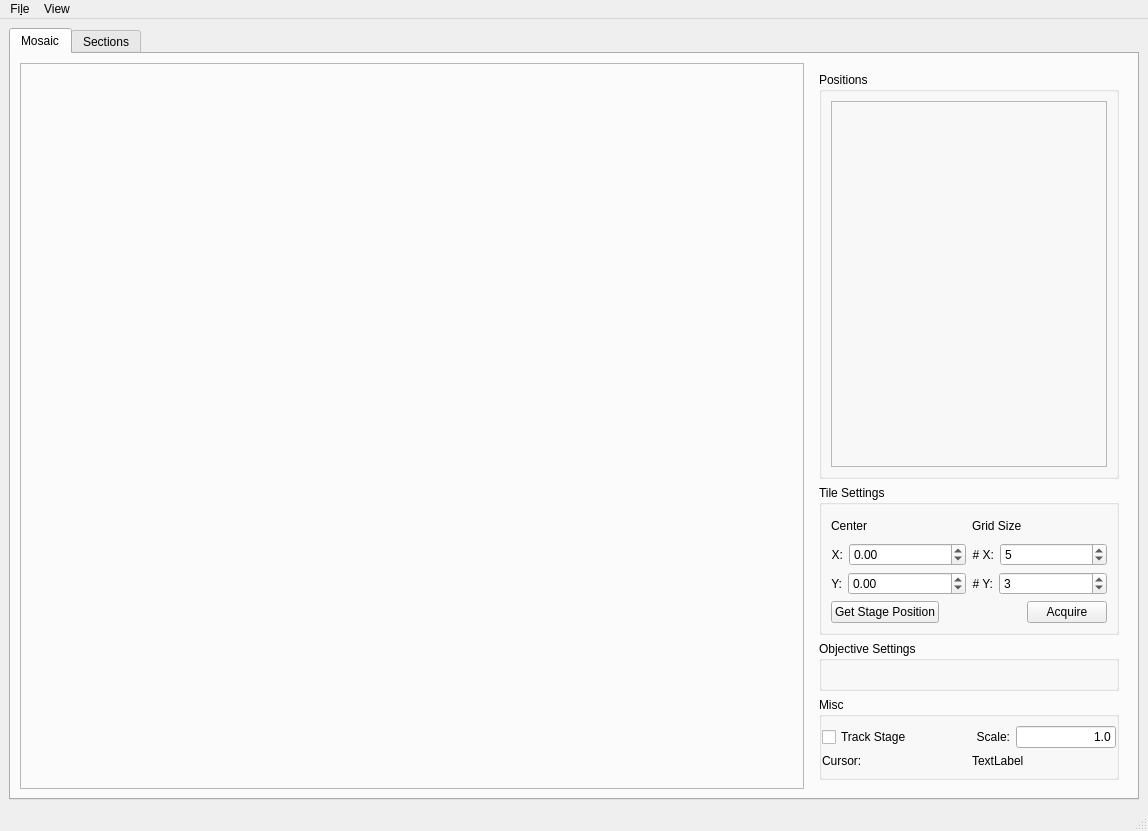
<?xml version="1.0" encoding="UTF-8"?>
<ui version="4.0">
 <class>MainWindow</class>
 <widget class="QMainWindow" name="MainWindow">
  <property name="geometry">
   <rect>
    <x>0</x>
    <y>0</y>
    <width>1148</width>
    <height>831</height>
   </rect>
  </property>
  <property name="windowTitle">
   <string>Steve</string>
  </property>
  <widget class="QWidget" name="centralwidget">
   <layout class="QGridLayout" name="gridLayout_2">
    <item row="0" column="0">
     <widget class="QTabWidget" name="tabWidget">
      <property name="currentIndex">
       <number>0</number>
      </property>
      <widget class="QWidget" name="mosaicTab">
       <attribute name="title">
        <string>Mosaic</string>
       </attribute>
       <layout class="QHBoxLayout" name="horizontalLayout_2">
        <item>
         <widget class="QFrame" name="mosaicFrame">
          <property name="frameShape">
           <enum>QFrame::StyledPanel</enum>
          </property>
          <property name="frameShadow">
           <enum>QFrame::Raised</enum>
          </property>
         </widget>
        </item>
        <item>
         <widget class="QWidget" name="widget" native="true">
          <property name="sizePolicy">
           <sizepolicy hsizetype="Maximum" vsizetype="Preferred">
            <horstretch>0</horstretch>
            <verstretch>0</verstretch>
           </sizepolicy>
          </property>
          <property name="minimumSize">
           <size>
            <width>0</width>
            <height>0</height>
           </size>
          </property>
          <property name="maximumSize">
           <size>
            <width>16777215</width>
            <height>100000</height>
           </size>
          </property>
          <layout class="QVBoxLayout" name="verticalLayout_2">
           <item>
            <widget class="QGroupBox" name="positionsGroupBox">
             <property name="sizePolicy">
              <sizepolicy hsizetype="Preferred" vsizetype="Expanding">
               <horstretch>0</horstretch>
               <verstretch>0</verstretch>
              </sizepolicy>
             </property>
             <property name="minimumSize">
              <size>
               <width>0</width>
               <height>0</height>
              </size>
             </property>
             <property name="maximumSize">
              <size>
               <width>10000</width>
               <height>10000</height>
              </size>
             </property>
             <property name="title">
              <string>Positions</string>
             </property>
             <layout class="QVBoxLayout" name="verticalLayout_4">
              <item>
               <widget class="QFrame" name="positionsFrame">
                <property name="frameShape">
                 <enum>QFrame::StyledPanel</enum>
                </property>
                <property name="frameShadow">
                 <enum>QFrame::Raised</enum>
                </property>
               </widget>
              </item>
             </layout>
            </widget>
           </item>
           <item>
            <widget class="QGroupBox" name="tilesGroupBox">
             <property name="minimumSize">
              <size>
               <width>300</width>
               <height>150</height>
              </size>
             </property>
             <property name="maximumSize">
              <size>
               <width>300</width>
               <height>300</height>
              </size>
             </property>
             <property name="title">
              <string>Tile Settings</string>
             </property>
             <layout class="QVBoxLayout" name="verticalLayout_8">
              <item>
               <layout class="QHBoxLayout" name="horizontalLayout_8">
                <item>
                 <layout class="QVBoxLayout" name="verticalLayout_3">
                  <item>
                   <widget class="QLabel" name="startingPositionLabel">
                    <property name="font">
                     <font>
                      <weight>50</weight>
                      <bold>false</bold>
                     </font>
                    </property>
                    <property name="text">
                     <string>Center</string>
                    </property>
                    <property name="alignment">
                     <set>Qt::AlignLeading|Qt::AlignLeft|Qt::AlignVCenter</set>
                    </property>
                   </widget>
                  </item>
                  <item>
                   <layout class="QHBoxLayout" name="horizontalLayout_4">
                    <item>
                     <widget class="QLabel" name="xPosLabel">
                      <property name="text">
                       <string>X:</string>
                      </property>
                      <property name="alignment">
                       <set>Qt::AlignRight|Qt::AlignTrailing|Qt::AlignVCenter</set>
                      </property>
                     </widget>
                    </item>
                    <item>
                     <widget class="QDoubleSpinBox" name="xStartPosSpinBox">
                      <property name="sizePolicy">
                       <sizepolicy hsizetype="MinimumExpanding" vsizetype="Fixed">
                        <horstretch>0</horstretch>
                        <verstretch>0</verstretch>
                       </sizepolicy>
                      </property>
                      <property name="minimum">
                       <double>-50000.000000000000000</double>
                      </property>
                      <property name="maximum">
                       <double>50000.000000000000000</double>
                      </property>
                     </widget>
                    </item>
                   </layout>
                  </item>
                  <item>
                   <layout class="QHBoxLayout" name="horizontalLayout_6">
                    <item>
                     <widget class="QLabel" name="yPosLabel">
                      <property name="text">
                       <string>Y:</string>
                      </property>
                      <property name="alignment">
                       <set>Qt::AlignRight|Qt::AlignTrailing|Qt::AlignVCenter</set>
                      </property>
                     </widget>
                    </item>
                    <item>
                     <widget class="QDoubleSpinBox" name="yStartPosSpinBox">
                      <property name="sizePolicy">
                       <sizepolicy hsizetype="MinimumExpanding" vsizetype="Fixed">
                        <horstretch>0</horstretch>
                        <verstretch>0</verstretch>
                       </sizepolicy>
                      </property>
                      <property name="minimum">
                       <double>-50000.000000000000000</double>
                      </property>
                      <property name="maximum">
                       <double>500000.000000000000000</double>
                      </property>
                     </widget>
                    </item>
                   </layout>
                  </item>
                 </layout>
                </item>
                <item>
                 <layout class="QVBoxLayout" name="verticalLayout_7">
                  <item>
                   <widget class="QLabel" name="gridDimLabel">
                    <property name="font">
                     <font>
                      <weight>50</weight>
                      <bold>false</bold>
                     </font>
                    </property>
                    <property name="text">
                     <string>Grid Size</string>
                    </property>
                    <property name="alignment">
                     <set>Qt::AlignLeading|Qt::AlignLeft|Qt::AlignVCenter</set>
                    </property>
                   </widget>
                  </item>
                  <item>
                   <layout class="QHBoxLayout" name="horizontalLayout_5">
                    <item>
                     <widget class="QLabel" name="numXLabel">
                      <property name="text">
                       <string># X:</string>
                      </property>
                      <property name="alignment">
                       <set>Qt::AlignRight|Qt::AlignTrailing|Qt::AlignVCenter</set>
                      </property>
                     </widget>
                    </item>
                    <item>
                     <widget class="QSpinBox" name="xSpinBox">
                      <property name="sizePolicy">
                       <sizepolicy hsizetype="MinimumExpanding" vsizetype="Fixed">
                        <horstretch>0</horstretch>
                        <verstretch>0</verstretch>
                       </sizepolicy>
                      </property>
                      <property name="minimum">
                       <number>1</number>
                      </property>
                      <property name="value">
                       <number>5</number>
                      </property>
                     </widget>
                    </item>
                   </layout>
                  </item>
                  <item>
                   <layout class="QHBoxLayout" name="horizontalLayout_7">
                    <item>
                     <widget class="QLabel" name="numYLabel">
                      <property name="text">
                       <string># Y:</string>
                      </property>
                      <property name="alignment">
                       <set>Qt::AlignRight|Qt::AlignTrailing|Qt::AlignVCenter</set>
                      </property>
                     </widget>
                    </item>
                    <item>
                     <widget class="QSpinBox" name="ySpinBox">
                      <property name="sizePolicy">
                       <sizepolicy hsizetype="MinimumExpanding" vsizetype="Fixed">
                        <horstretch>0</horstretch>
                        <verstretch>0</verstretch>
                       </sizepolicy>
                      </property>
                      <property name="minimum">
                       <number>1</number>
                      </property>
                      <property name="value">
                       <number>3</number>
                      </property>
                     </widget>
                    </item>
                   </layout>
                  </item>
                 </layout>
                </item>
               </layout>
              </item>
              <item>
               <layout class="QHBoxLayout" name="horizontalLayout_10">
                <item>
                 <widget class="QPushButton" name="getStagePosButton">
                  <property name="maximumSize">
                   <size>
                    <width>150</width>
                    <height>16777215</height>
                   </size>
                  </property>
                  <property name="text">
                   <string>Get Stage Position</string>
                  </property>
                 </widget>
                </item>
                <item>
                 <spacer name="horizontalSpacer_2">
                  <property name="orientation">
                   <enum>Qt::Horizontal</enum>
                  </property>
                  <property name="sizeHint" stdset="0">
                   <size>
                    <width>40</width>
                    <height>20</height>
                   </size>
                  </property>
                 </spacer>
                </item>
                <item>
                 <widget class="QPushButton" name="imageGridButton">
                  <property name="maximumSize">
                   <size>
                    <width>150</width>
                    <height>16777215</height>
                   </size>
                  </property>
                  <property name="text">
                   <string>Acquire</string>
                  </property>
                 </widget>
                </item>
               </layout>
              </item>
             </layout>
            </widget>
           </item>
           <item>
            <widget class="ObjectivesGroupBox" name="objectivesGroupBox">
             <property name="minimumSize">
              <size>
               <width>250</width>
               <height>50</height>
              </size>
             </property>
             <property name="maximumSize">
              <size>
               <width>300</width>
               <height>300</height>
              </size>
             </property>
             <property name="title">
              <string>Objective Settings</string>
             </property>
            </widget>
           </item>
           <item>
            <widget class="QGroupBox" name="miscGroupBox">
             <property name="minimumSize">
              <size>
               <width>0</width>
               <height>20</height>
              </size>
             </property>
             <property name="title">
              <string>Misc</string>
             </property>
             <layout class="QVBoxLayout" name="verticalLayout">
              <property name="leftMargin">
               <number>0</number>
              </property>
              <property name="rightMargin">
               <number>0</number>
              </property>
              <item>
               <layout class="QHBoxLayout" name="horizontalLayout">
                <item>
                 <widget class="QCheckBox" name="trackStageCheckBox">
                  <property name="text">
                   <string>Track Stage</string>
                  </property>
                 </widget>
                </item>
                <item>
                 <widget class="QLabel" name="scaleLabel">
                  <property name="text">
                   <string>Scale:</string>
                  </property>
                  <property name="alignment">
                   <set>Qt::AlignRight|Qt::AlignTrailing|Qt::AlignVCenter</set>
                  </property>
                 </widget>
                </item>
                <item>
                 <widget class="QLineEdit" name="scaleLineEdit">
                  <property name="sizePolicy">
                   <sizepolicy hsizetype="Preferred" vsizetype="Fixed">
                    <horstretch>0</horstretch>
                    <verstretch>0</verstretch>
                   </sizepolicy>
                  </property>
                  <property name="maximumSize">
                   <size>
                    <width>100</width>
                    <height>16777215</height>
                   </size>
                  </property>
                  <property name="text">
                   <string>1.0</string>
                  </property>
                  <property name="alignment">
                   <set>Qt::AlignRight|Qt::AlignTrailing|Qt::AlignVCenter</set>
                  </property>
                 </widget>
                </item>
               </layout>
              </item>
              <item>
               <layout class="QHBoxLayout" name="horizontalLayout_9">
                <item>
                 <widget class="QLabel" name="cursorPosition">
                  <property name="sizePolicy">
                   <sizepolicy hsizetype="Preferred" vsizetype="Fixed">
                    <horstretch>0</horstretch>
                    <verstretch>0</verstretch>
                   </sizepolicy>
                  </property>
                  <property name="text">
                   <string>Cursor:</string>
                  </property>
                  <property name="alignment">
                   <set>Qt::AlignLeading|Qt::AlignLeft|Qt::AlignVCenter</set>
                  </property>
                 </widget>
                </item>
                <item>
                 <widget class="QLabel" name="mosaicLabel">
                  <property name="sizePolicy">
                   <sizepolicy hsizetype="Preferred" vsizetype="Fixed">
                    <horstretch>0</horstretch>
                    <verstretch>0</verstretch>
                   </sizepolicy>
                  </property>
                  <property name="text">
                   <string>TextLabel</string>
                  </property>
                  <property name="alignment">
                   <set>Qt::AlignLeading|Qt::AlignLeft|Qt::AlignVCenter</set>
                  </property>
                 </widget>
                </item>
               </layout>
              </item>
             </layout>
            </widget>
           </item>
          </layout>
         </widget>
        </item>
       </layout>
      </widget>
      <widget class="QWidget" name="sectionsTab">
       <attribute name="title">
        <string>Sections</string>
       </attribute>
       <layout class="QHBoxLayout" name="horizontalLayout_3">
        <item>
         <widget class="QFrame" name="sectionsDisplayFrame">
          <property name="frameShape">
           <enum>QFrame::StyledPanel</enum>
          </property>
          <property name="frameShadow">
           <enum>QFrame::Raised</enum>
          </property>
         </widget>
        </item>
        <item>
         <widget class="QWidget" name="sectionsWidget" native="true">
          <property name="minimumSize">
           <size>
            <width>0</width>
            <height>0</height>
           </size>
          </property>
          <property name="maximumSize">
           <size>
            <width>300</width>
            <height>16777215</height>
           </size>
          </property>
          <layout class="QVBoxLayout" name="verticalLayout_5">
           <item>
            <widget class="QGroupBox" name="sectionsGroupBox">
             <property name="maximumSize">
              <size>
               <width>100000</width>
               <height>16777215</height>
              </size>
             </property>
             <property name="title">
              <string>Sections</string>
             </property>
             <layout class="QVBoxLayout" name="verticalLayout_6">
              <item>
               <widget class="QScrollArea" name="sectionsScrollArea">
                <property name="sizePolicy">
                 <sizepolicy hsizetype="Preferred" vsizetype="Preferred">
                  <horstretch>0</horstretch>
                  <verstretch>0</verstretch>
                 </sizepolicy>
                </property>
                <property name="widgetResizable">
                 <bool>true</bool>
                </property>
                <widget class="QWidget" name="scrollAreaWidgetContents_2">
                 <property name="geometry">
                  <rect>
                   <x>0</x>
                   <y>0</y>
                   <width>98</width>
                   <height>28</height>
                  </rect>
                 </property>
                </widget>
               </widget>
              </item>
             </layout>
            </widget>
           </item>
           <item>
            <widget class="QGroupBox" name="sectionViewSettingsGroupBox">
             <property name="maximumSize">
              <size>
               <width>16777215</width>
               <height>120</height>
              </size>
             </property>
             <property name="title">
              <string>Section View Settings</string>
             </property>
             <layout class="QGridLayout" name="gridLayout">
              <item row="1" column="0">
               <widget class="QLabel" name="thresholdLabel">
                <property name="text">
                 <string>Threshold</string>
                </property>
               </widget>
              </item>
              <item row="4" column="1">
               <widget class="QSlider" name="foregroundOpacitySlider">
                <property name="sizePolicy">
                 <sizepolicy hsizetype="Preferred" vsizetype="Preferred">
                  <horstretch>0</horstretch>
                  <verstretch>0</verstretch>
                 </sizepolicy>
                </property>
                <property name="maximum">
                 <number>100</number>
                </property>
                <property name="value">
                 <number>50</number>
                </property>
                <property name="orientation">
                 <enum>Qt::Horizontal</enum>
                </property>
               </widget>
              </item>
              <item row="0" column="0">
               <widget class="QCheckBox" name="moveAllSectionsCheckBox">
                <property name="text">
                 <string>Move All Sections</string>
                </property>
               </widget>
              </item>
              <item row="4" column="0">
               <widget class="QLabel" name="foregroundOpacityLabel">
                <property name="text">
                 <string>Section Opacity</string>
                </property>
               </widget>
              </item>
              <item row="0" column="1">
               <widget class="QCheckBox" name="showFeaturesCheckBox">
                <property name="text">
                 <string>Show Features</string>
                </property>
               </widget>
              </item>
              <item row="2" column="0">
               <widget class="QLabel" name="backgroundLabel">
                <property name="text">
                 <string>Background Type</string>
                </property>
               </widget>
              </item>
              <item row="2" column="1">
               <widget class="QComboBox" name="backgroundComboBox">
                <item>
                 <property name="text">
                  <string>Mean</string>
                 </property>
                </item>
               </widget>
              </item>
              <item row="1" column="1">
               <widget class="QSlider" name="thresholdSlider">
                <property name="sizePolicy">
                 <sizepolicy hsizetype="Preferred" vsizetype="Preferred">
                  <horstretch>0</horstretch>
                  <verstretch>0</verstretch>
                 </sizepolicy>
                </property>
                <property name="maximum">
                 <number>100</number>
                </property>
                <property name="value">
                 <number>50</number>
                </property>
                <property name="orientation">
                 <enum>Qt::Horizontal</enum>
                </property>
               </widget>
              </item>
             </layout>
            </widget>
           </item>
          </layout>
         </widget>
        </item>
       </layout>
      </widget>
     </widget>
    </item>
   </layout>
  </widget>
  <widget class="QMenuBar" name="menubar">
   <property name="geometry">
    <rect>
     <x>0</x>
     <y>0</y>
     <width>1148</width>
     <height>25</height>
    </rect>
   </property>
   <widget class="QMenu" name="menuFile">
    <property name="title">
     <string>Fi&amp;le</string>
    </property>
    <addaction name="actionSet_Working_Directory"/>
    <addaction name="separator"/>
    <addaction name="actionDelete_Images"/>
    <addaction name="actionLoad_Movie"/>
    <addaction name="actionLoad_Mosaic"/>
    <addaction name="actionLoad_Positions"/>
    <addaction name="actionSave_Mosaic"/>
    <addaction name="actionSave_Positions"/>
    <addaction name="actionSave_Snapshot"/>
    <addaction name="separator"/>
    <addaction name="actionQuit"/>
   </widget>
   <widget class="QMenu" name="menuView">
    <property name="title">
     <string>View</string>
    </property>
    <addaction name="actionAdjust_Contrast"/>
   </widget>
   <addaction name="menuFile"/>
   <addaction name="menuView"/>
  </widget>
  <widget class="QStatusBar" name="statusbar"/>
  <action name="actionQuit">
   <property name="text">
    <string>&amp;Quit (Ctrl+Q)</string>
   </property>
   <property name="shortcut">
    <string>Ctrl+Q</string>
   </property>
  </action>
  <action name="actionConnect">
   <property name="text">
    <string>Connect</string>
   </property>
  </action>
  <action name="actionDisconnect">
   <property name="text">
    <string>Disconnect</string>
   </property>
  </action>
  <action name="actionSave_Positions">
   <property name="text">
    <string>Sav&amp;e Positions</string>
   </property>
   <property name="shortcut">
    <string>Ctrl+T</string>
   </property>
  </action>
  <action name="actionSave_Mosaic">
   <property name="text">
    <string>Sa&amp;ve Mosaic</string>
   </property>
   <property name="shortcut">
    <string>Ctrl+S</string>
   </property>
  </action>
  <action name="actionSet_Working_Directory">
   <property name="text">
    <string>&amp;Set Working Directory</string>
   </property>
  </action>
  <action name="actionLoad_Mosaic">
   <property name="text">
    <string>Load &amp;Mosaic</string>
   </property>
   <property name="shortcut">
    <string>Ctrl+M</string>
   </property>
  </action>
  <action name="actionDelete_Images">
   <property name="text">
    <string>&amp;Delete Images</string>
   </property>
   <property name="shortcut">
    <string>Ctrl+D</string>
   </property>
  </action>
  <action name="actionLoad_Positions">
   <property name="text">
    <string>Load &amp;Positions</string>
   </property>
   <property name="shortcut">
    <string>Ctrl+P</string>
   </property>
  </action>
  <action name="actionSave_Snapshot">
   <property name="text">
    <string>Save S&amp;napshot</string>
   </property>
   <property name="shortcut">
    <string>Ctrl+I</string>
   </property>
  </action>
  <action name="actionLoad_Movie">
   <property name="text">
    <string>&amp;Load Movie</string>
   </property>
   <property name="shortcut">
    <string>Ctrl+L</string>
   </property>
  </action>
  <action name="actionLoad_Dax_By_Pattern">
   <property name="text">
    <string>Load Dax By Pattern</string>
   </property>
  </action>
  <action name="actionAdjust_Contrast">
   <property name="text">
    <string>&amp;Adjust Contrast</string>
   </property>
   <property name="shortcut">
    <string>Ctrl+C</string>
   </property>
  </action>
 </widget>
 <customwidgets>
  <customwidget>
   <class>ObjectivesGroupBox</class>
   <extends>QGroupBox</extends>
   <header>storm_control.steve.objectives</header>
   <container>1</container>
  </customwidget>
 </customwidgets>
 <tabstops>
  <tabstop>xStartPosSpinBox</tabstop>
  <tabstop>yStartPosSpinBox</tabstop>
  <tabstop>xSpinBox</tabstop>
  <tabstop>ySpinBox</tabstop>
  <tabstop>tabWidget</tabstop>
  <tabstop>foregroundOpacitySlider</tabstop>
  <tabstop>backgroundComboBox</tabstop>
  <tabstop>thresholdSlider</tabstop>
  <tabstop>showFeaturesCheckBox</tabstop>
  <tabstop>moveAllSectionsCheckBox</tabstop>
  <tabstop>sectionsScrollArea</tabstop>
 </tabstops>
 <resources/>
 <connections/>
</ui>
